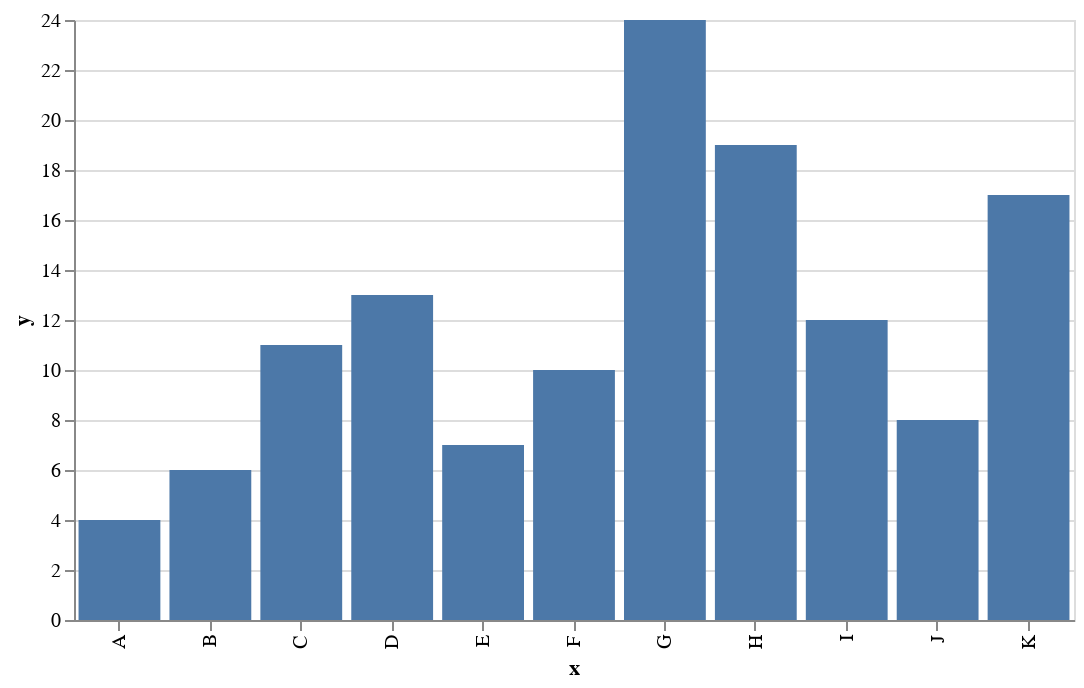

Notebook code cell kept with this figure:
### Code cell
# create data
df = pd.DataFrame({
    'x': ['A','B','C','D','E','F','G','H','I','J','K'],
    'y': [4, 6, 11, 13, 7, 10, 24, 19, 12, 8, 17]
})

# plot 
alt.Chart(df,title=text.value).mark_bar().encode(
    x='x',
    y='y'
).properties(
        width=500
    )

### Figure 1 — Vega-Lite specification as saved in the notebook (floating-point values rounded to 4 significant figures)
{"config": {"view": {"continuousWidth": 300, "continuousHeight": 300}}, "data": {"name": "data-1377c5a58c53e193e8c925a0ea04e8cb"}, "mark": {"type": "bar"}, "encoding": {"x": {"field": "x", "type": "nominal"}, "y": {"field": "y", "type": "quantitative"}}, "title": "", "width": 500, "$schema": "https://vega.github.io/schema/vega-lite/v5.16.3.json", "datasets": {"data-1377c5a58c53e193e8c925a0ea04e8cb": [{"x": "A", "y": 4}, {"x": "B", "y": 6}, {"x": "C", "y": 11}, {"x": "D", "y": 13}, {"x": "E", "y": 7}, {"x": "F", "y": 10}, {"x": "G", "y": 24}, {"x": "H", "y": 19}, {"x": "I", "y": 12}, {"x": "J", "y": 8}, {"x": "K", "y": 17}]}}
